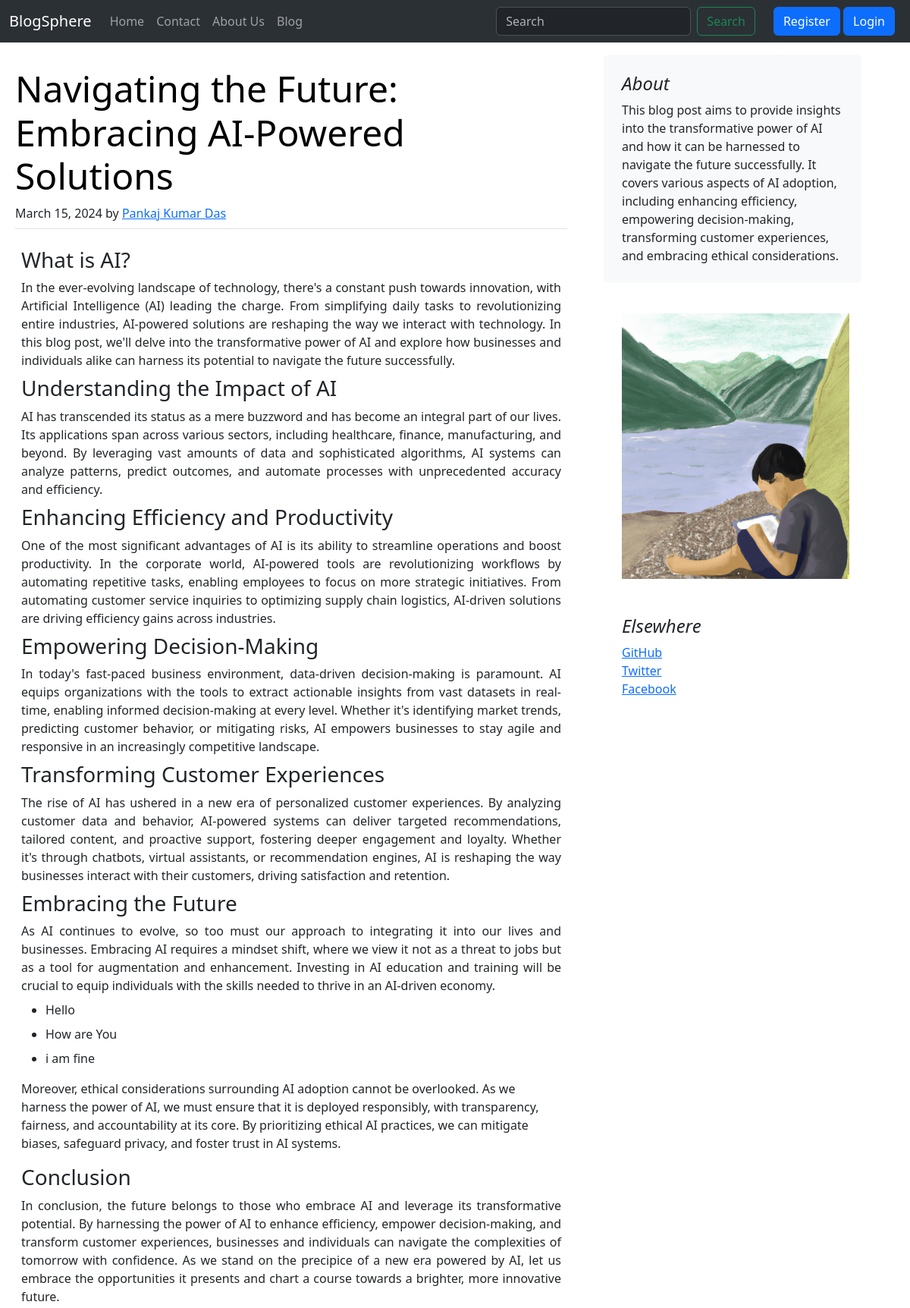
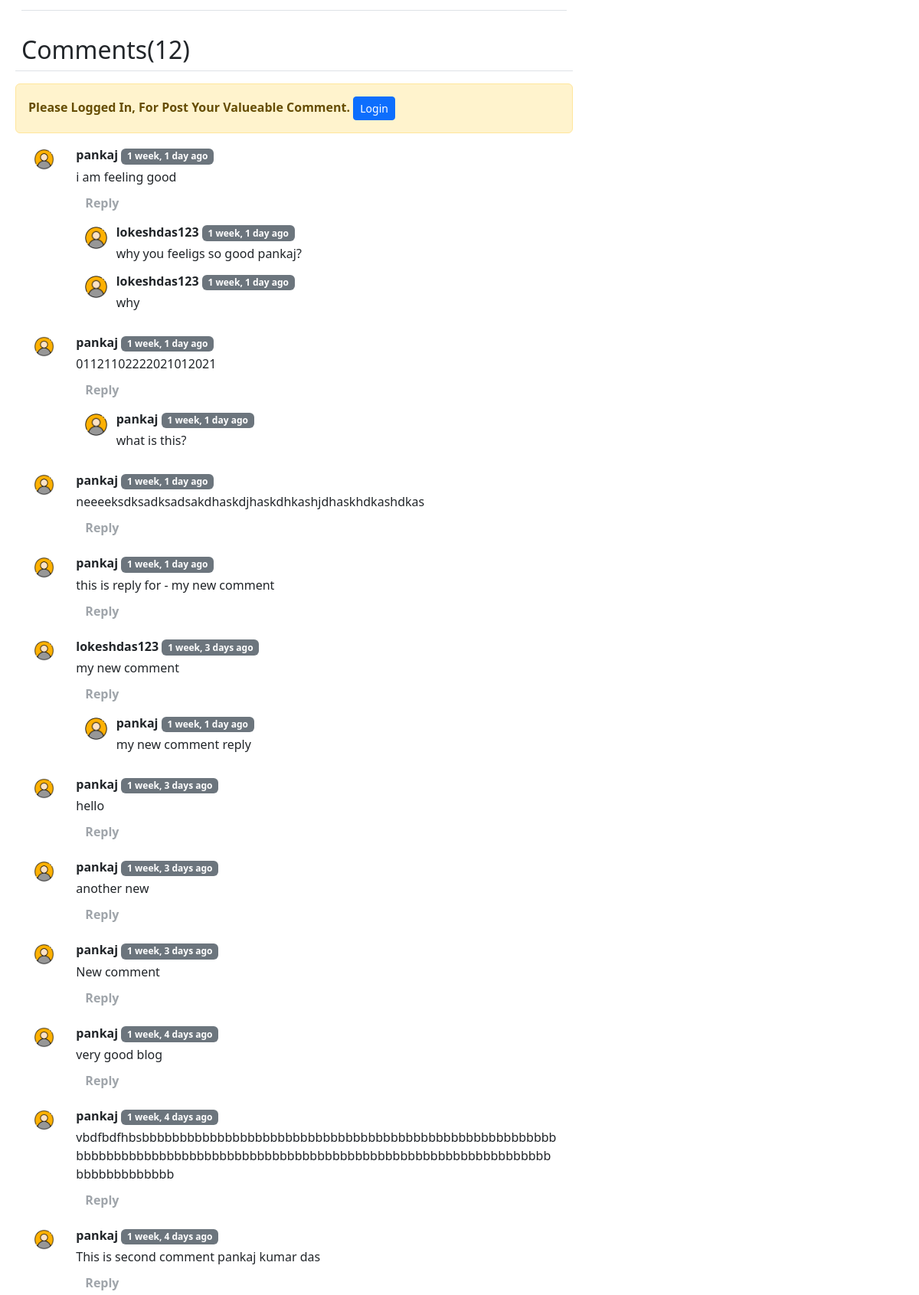
Screenshot of /blog/navigating-the-future-embracing-ai-powered-solutions/ (upper part) with the database file from the repository (2 pictures, top to bottom).
### blog/models.py (models this page shows, shortened)
class Post(models.Model):
    CATEGORY_CHOICES = [
        ('Tech', 'Tech'),
        ('Life Style', 'Life Style'),
        ('Fitness Focus', 'Fitness Focus'),
        ('Bookworm Corner', 'Bookworm Corner'),
        ('Digital Insights', 'Digital Insights'),
        ('Creative Crafts', 'Creative Crafts'),
        ('Travel Tales', 'Travel Tales'),
        ('Inspirational Stories', 'Inspirational Stories')
    ]
    pno = models.AutoField(primary_key=True)
    title = models.CharField(max_length=150)
    author = models.CharField(max_length=100)
    category = models.CharField(max_length=100, blank=True, choices=CATEGORY_CHOICES)
    slug = models.CharField(max_length=700, blank=True, null=True)
    timestamp = models.DateField(blank=True)
    content = models.TextField()
    summary = models.TextField()
    image = models.ImageField(upload_to="blog/images", default="")

class BlogComment(models.Model):
    cno = models.AutoField(primary_key=True)
    comment = models.TextField(max_length=500)
    user = models.ForeignKey(User,
                             on_delete=models.CASCADE)  # If the User is deleted , related comment will also delete
    post = models.ForeignKey(Post, on_delete=models.CASCADE)
    parent = models.ForeignKey('self', on_delete=models.CASCADE, null=True, blank=True)
    timestamp = models.DateTimeField(default=now)

### blog/views.py (the view)
# urls.py: path("<str:slug>/", views.blogPost, name="blogPost"),
def blogPost(request, slug):
    post = Post.objects.filter(slug=slug).first()
    if post is not None:
        comments = BlogComment.objects.filter(post=post, parent=None).order_by('-timestamp')
        replies = BlogComment.objects.filter(post=post).exclude(parent=None)
        reply_dict = {}
        for reply in replies:
            if reply.parent.cno not in reply_dict.keys():
                reply_dict[reply.parent.cno] = [reply]
            else:
                reply_dict[reply.parent.cno].append(reply)
        context = {'post': post, 'comments': comments, 'reply_dict': reply_dict}
        return render(request, "blog/blogpost.html", context)
    else:
        return HttpResponse("404 - Some Error Occurs")

### blog/templatetags/extras.py (called while the page is built)
@register.filter(name='get_val')
def get_val(dict, key):
    return dict.get(key)

### templates/blog/blogpost.html (shortened to what this page needs)
{% extends 'base.html' %}
{% block body %}
{% load static %}
{% load humanize %}
{% load extras %}
<div class="container my-2 mx-2">
    <div class="row g-5">
        <div class="col-md-8">
            <article class="my-4 blog-post border-bottom ">
                <h2 class="display-5 link-body-emphasis mb-1">{{post.title}}</h2>
                <p class="blog-post-meta my-2">{{post.timestamp}} by <a href="#">{{post.author}}</a></p>
            </article>
            <article class="my-4 blog-post border-bottom mx-2">
                <p class="" style="text-align: justify;">{{post.content|safe}}</p>
            </article>
            <div>
                <h2 class="border-bottom p-2">Comments({{comments.count}})</h2>
                {% if user.is_authenticated %}
                <form action="/blog/commentpost/" method="post">
                    {% csrf_token %}
                    <div class="my-4 ms-3">
                        <input type="text" name="comment" id="comment" placeholder="Your Valueable Comment." required
                            autocomplete="off" style="font-size: 17px;"> <br>
                        <input type="hidden" name="post_pno" value="{{post.pno}}">
                        <input type="hidden" name="parentPno" value="">
                        <button type="submit" class="btn btn-primary btn-sm my-2">Comment</button>
                    </div>
                </form>
                {% else %}
                <div class="alert alert-warning alert-dismissible fade show" role="alert">
                    <strong>Please Logged In, For Post Your Valueable Comment.</strong>
                    <button class="btn btn-primary btn-sm" data-bs-toggle="modal"
                        data-bs-target="#staticBackdrop-login">Login</button>
                </div>
                {% endif %}
                {% for comment in comments %}
                <div class="row my-3 mx-2">
                    <div class="col-md-1 ">
                        <img src="{%static 'blog/user.png' %}" class="rounded mx-auto d-block w-100 p-1 " alt="image">
                    </div>
                    <div class="col-md-11">
                        <b>{{comment.user.username}}</b> <span
                            class="badge text-bg-secondary">{{comment.timestamp|naturaltime}}</span>
                        <div class="content my-1">
                            {{comment.comment}}
                        </div>
                        {% if user.is_authenticated %}
                            <button class="btn btn btn-outline-secondary rounded-pill border-0" type="button"
                                data-bs-toggle="collapse"
                                data-bs-target="#replyBox{{comment.cno}}" aria-expanded="false"
                                aria-controls="replyBox{{comment.cno}}">
                                <b>Reply</b>
                            </button>
                            <div class="collapse my-2" id="replyBox{{comment.cno}}">
                                <div class="card card-body w-75">
                                    <form action="/blog/commentpost/" method="post">
                                        {% csrf_token %}
                                        <div class="ms-3">
                                            <input type="text" name="comment" id="reply" placeholder="Your Valueable Reply." required autocomplete="off" style="font-size: 17px;"> <br>
                                            <input type="hidden" name="post_pno" value="{{post.pno}}">
                                            <input type="hidden" name="parentPno" value="{{comment.cno}}">
                                            <button type="submit" class="btn btn-primary btn-sm my-2">Reply</button>
                                            <button class="btn btn-secondary btn-sm" type="button" data-comment-id="{{comment.cno}}"
                                                onclick="closeCollapse(this)">
                                                Close
                                            </button>
                                        </div>
                                    </form>
                                </div>
                            </div>
                    {% else %}
                        <button class="btn btn btn-outline-secondary disabled rounded-pill border-0" type="button" data-bs-toggle="collapse"
                            data-bs-target="#replyBox{{comment.cno}}" aria-expanded="false" aria-controls="replyBox{{comment.cno}}">
                            <b>Reply</b>
                        </button>
                    {% endif %}
                    <div class="replies">
                        {% for reply in reply_dict|get_val:comment.cno %}
                        <div class="row gx-0 mx-0 my-2 ">
                            <div class="col-md-1 ">
                                <img src="{%static 'blog/user.png' %}" class="rounded mx-auto d-block w-75 p-1 " alt="image">
                            </div>
                            <div class="col-md-11">
                                <b>{{reply.user.username}}</b> <span class="badge text-bg-secondary">{{reply.timestamp|naturaltime}}</span>
                                <div class="content my-1">
                                    {{reply.comment}}
                                </div>
                            </div>
                        </div>
                        {% endfor %}
                    </div>
                    </div>
                </div>
                {% endfor %}
            </div>
        </div>
        <div class="col-md-4 ">
            <div class="position-sticky my-2" style="top: 2rem;">
                <div class="p-4 mb-3 bg-body-tertiary rounded">
                    <h4 class="fst-italic">About</h4>
                    <p class="mb-0">{{post.summary}}</p>
                </div>
                <div class="p-4">
                    <img src="/media/{{ post.image }}" alt="Thumbnail" width="300px" height="350px"
                        style="object-fit: cover;">
                </div>
                <div class="p-4">
                    <h4 class="fst-italic">Elsewhere</h4>
                    <ol class="list-unstyled">
                        <li><a href="#">GitHub</a></li>
                        <li><a href="#">Twitter</a></li>
                        <li><a href="#">Facebook</a></li>
                    </ol>
                </div>
            </div>
        </div>
    </div>
</div>
{% endblock %}

### templates/blog/blogpost.html (style rules this page uses)
.content { overflow-wrap: anywhere; text-align: justify; }

### rows the page displays
Post: title "Navigating the Future: Embracing AI-Powered Solutions", timestamp "March 15, 2024", author "Pankaj Kumar Das", content "What is AI? In the ever-evolving landscape of technology, there's a constant push towards innovation, with Artificial Intelligence (AI) leading the charge. From simplifying daily tasks to revolutionizing entire industries, AI-powered solutions are reshaping the way we interact with technology. In this blog post, we'll delve into the transformative power of AI and explore how businesses and individuals alike can harness its potential to navigate the future successfully. Understanding the Impact of AI AI has transcended its status as a mere buzzword and has become an integral part of our lives. Its applications span across various sectors, including healthcare, finance, manufacturing, and…", summary "This blog post aims to provide insights into the transformative power of AI and how it can be harnessed to navigate the future successfully. It covers various aspects of AI adoption, including enhancing efficiency, empowering decision-making, transforming customer experiences, and embracing ethical considerations.", image (picture)
BlogComment: user.username "pankaj", timestamp "1 week, 1 day ago", comment "i am feeling good"
BlogComment: user.username "lokeshdas123", timestamp "1 week, 1 day ago", comment "why you feeligs so good pankaj?"
BlogComment: user.username "lokeshdas123", timestamp "1 week, 1 day ago", comment "why"
BlogComment: user.username "pankaj", timestamp "1 week, 1 day ago", comment "01121102222021012021"
BlogComment: user.username "pankaj", timestamp "1 week, 1 day ago", comment "what is this?"
BlogComment: user.username "pankaj", timestamp "1 week, 1 day ago", comment "neeeeksdksadksadsakdhaskdjhaskdhkashjdhaskhdkashdkas"
BlogComment: user.username "pankaj", timestamp "1 week, 1 day ago", comment "this is reply for - my new comment"
BlogComment: user.username "lokeshdas123", timestamp "1 week, 3 days ago", comment "my new comment"
BlogComment: user.username "pankaj", timestamp "1 week, 1 day ago", comment "my new comment reply"
BlogComment: user.username "pankaj", timestamp "1 week, 3 days ago", comment "hello"
BlogComment: user.username "pankaj", timestamp "1 week, 3 days ago", comment "another new"
BlogComment: user.username "pankaj", timestamp "1 week, 3 days ago", comment "New comment"
BlogComment: user.username "pankaj", timestamp "1 week, 4 days ago", comment "very good blog"
BlogComment: user.username "pankaj", timestamp "1 week, 4 days ago", comment "vbdfbdfhbsbbbbbbbbbbbbbbbbbbbbbbbbbbbbbbbbbbbbbbbbbbbbbbbbbbbbbbbbbbbbbbbbbbbbbbbbbbbbbbbbbbbbbbbbbbbbbbbbbbbbbbbbbbbbbbbbbbbbbbbbbbbbbbbbbbb"
BlogComment: user.username "pankaj", timestamp "1 week, 4 days ago", comment "This is second comment pankaj kumar das"

### other values shown
{{ comments.count }} "12"
